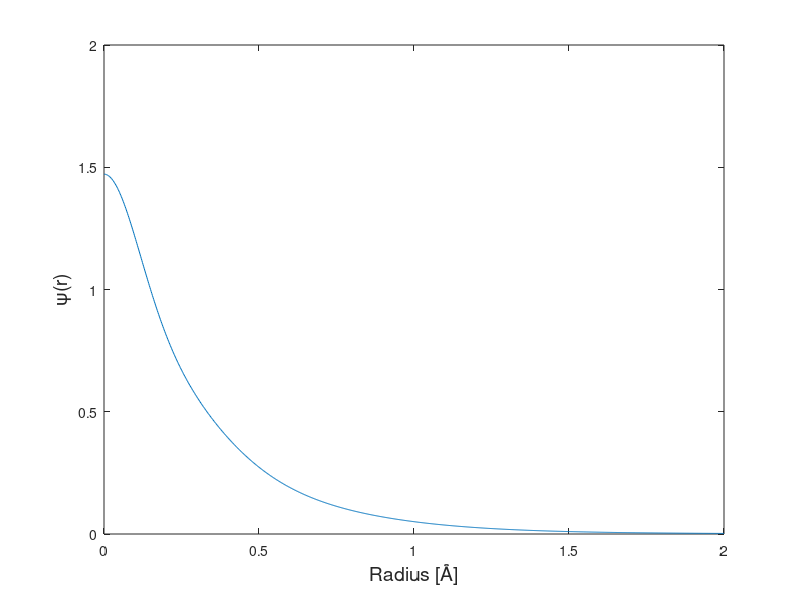

MATLAB code for this plot:
clear all
clc

a = [0.297104, 1.236745, 5.749982, 38.216677];

h = zeros(4,4);
for i = 1:4
    for j = 1:4
        prefactor = (2*pi)/(a(i) + a(j));
        pifactor = sqrt( pi/(a(i) + a(j)) );
        h(i,j) = prefactor * ( 3*a(j)*pifactor/2 - ...
                                3*a(j)^2*pifactor/(2*(a(i) + a(j)))  - ...
                                2 );
    end
end

Q = zeros(4,4,4,4);
for p = 1:4
    for r = 1:4
        for q = 1:4
            for s = 1:4
                Q(p,r,q,s) = 2*pi^(5/2) / ...
                    ( (a(p) + a(q))*(a(r) + a(s))*sqrt(a(p) + a(q) + a(r) + a(s)) );
            end
        end
    end
end


S = zeros(4,4);
for p = 1:4
    for q = 1:4
        S(p,q) = 4*pi*sqrt(pi/(a(p)+a(q)))/(4*(a(p)+a(q)));
    end
end

C = ones(4,1);
C = C/sqrt(C'*S*C);

F = zeros(4,4);

energyChange = 1;
oldEnergy = 10;
energy = 0;
while energyChange > 1e-8
    for p = 1:4
        for q = 1:4
            temp = 0;
            for r = 1:4
                for s = 1:4
                    temp = temp + Q(p,r,q,s)*C(r)*C(s);
                end
            end
            F(p,q) = h(p,q) + temp;
        end
    end

    [eigVectors,eigValues] = eig(F, S);

    eigValues = eigValues(eigValues ~= 0);
    [~,index] = min(eigValues);

    C = eigVectors(:,index);
    C = C/sqrt(C'*S*C);

    temp = 0;
    for p = 1:4
        for q = 1:4
            for r = 1:4
                for s = 1:4
                    temp = temp + Q(p,r,q,s)*C(p)*C(q)*C(r)*C(s);
                end
            end
        end
    end
    oldEnergy = energy;
    energy = 2*C'*h*C + temp;
    
    energyChange = abs(oldEnergy - energy);

end

energy

% Plotting stuff

nPoints = 1000;
rMax = 2;
radius = linspace(0,rMax,nPoints);

chi = @(rad) [exp(-a(1)*rad^2), exp(-a(2)*rad^2), exp(-a(3)*rad^2), exp(-a(4)*rad^2) ];
phi = @(rad) chi(rad)*C;
y = zeros(1,nPoints);
for ri = 1:nPoints
    y(ri) = phi(radius(ri))^2;
end

plot(radius, y)
xlabel('Radius [Å]','FontSize',14)
ylabel('\psi(r)','FontSize',14)
%saveas(gcf,'task1.png','png')


save('helium_coefficient.mat','C')
